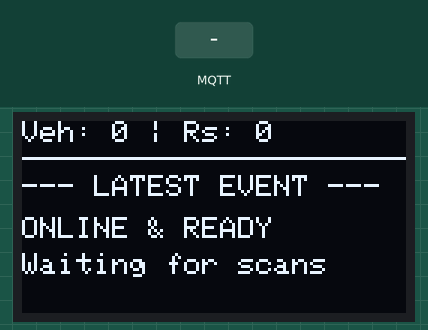
This program was run on a simulated ESP32. Parts: 128×64 one-colour display. The test bench sets the inputs (shaded band). WiFi joins after 1.5 s; servers stay silent unless stated; the local clock reads 2024-03-15 10:24:30 at power-on unless the program sets it; EEPROM starts erased; no MQTT or app messages arrive unless stated.

Above: at 2.7 s.
2.8 s: MQTT message "1" arrives on the first subscribed topic
At 3.5 s:
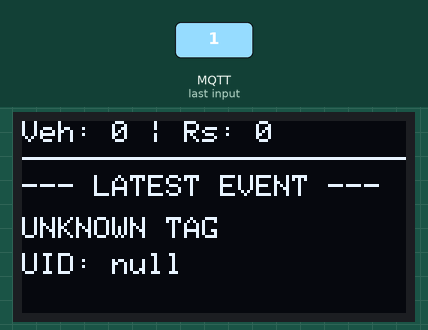
4.3 s: MQTT message "1" arrives on the second subscribed topic
At 4.7 s:
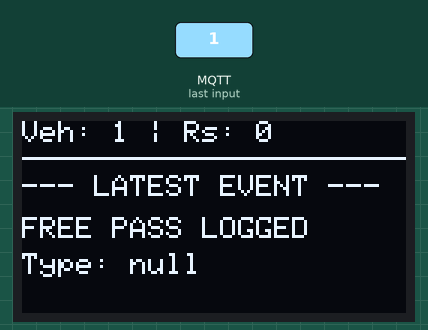
Timing chart, 0 to 7.3 s (numbered marks = the images above; inputs shaded):
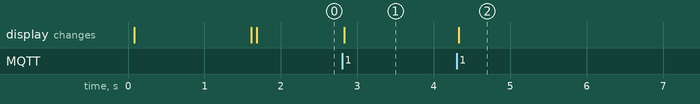

Measured:
- after the input at 2.8 s, the display: changes at once (image 1)
- after the input at 4.3 s, the display: changes at once (image 2)

The program:

main.cpp
```cpp
#include <Arduino.h>
#include <WiFi.h>
#include <PubSubClient.h>
#include <ArduinoJson.h>
#include <Wire.h>
#include <Adafruit_GFX.h>
#include <Adafruit_SSD1306.h>
#include <time.h>
#include <Preferences.h>

// --- Configuration ---
const char* ssid = "Wokwi-GUEST";
const char* password = "";
const char* mqtt_server = "172.18.168.57"; // Your local Mosquitto in WSL

// --- UNIQUE TOPICS ---
const char* req_topic = "elamaran/toll/request";
const char* res_topic = "elamaran/toll/response";
const char* bypass_topic = "elamaran/toll/bypass";

const char* ntpServer = "pool.ntp.org";
const long  gmtOffset_sec = 19800; // IST
const int   daylightOffset_sec = 0;

// --- Objects ---
#define SCREEN_WIDTH 128
#define SCREEN_HEIGHT 64
Adafruit_SSD1306 display(SCREEN_WIDTH, SCREEN_HEIGHT, &Wire, -1);

WiFiClient espClient;
PubSubClient client(espClient);
Preferences preferences;

// --- THE VEHICLE DATABASE MAPPING ---
struct Vehicle {
  String uid;
  String plateNumber;
  int balance;
};

const int NUM_VEHICLES = 3;
Vehicle database[NUM_VEHICLES] = {
  {"01:02:03:04", "TN-38-BQ-1122", 500},
  {"55:66:77:88", "TN-38-AZ-9988", 40},
  {"11:22:33:44", "TN-38-XY-5555", 1000}
};

int totalRevenue = 0;
int totalVehicles = 0;

// Log Memory
String lastLog1 = "System Booting...";
String lastLog2 = "";

// --- Function Prototypes ---
void updateDashboard(String log1 = "", String log2 = "");
void reconnect();
int calculateToll();
void callback(char* topic, byte* payload, unsigned int length);

// --- New Split-Screen Dashboard ---
void updateDashboard(String log1, String log2) {
  // Update log memory if new logs are provided
  if (log1 != "") lastLog1 = log1;
  if (log2 != "") lastLog2 = log2;
  else if (log1 != "") lastLog2 = ""; // Clear second line if only 1 string sent

  display.clearDisplay();
  display.setTextSize(1);
  display.setTextColor(SSD1306_WHITE);

  // TOP HALF: Permanent Stats
  display.setCursor(0, 0);
  display.print("Veh: "); display.print(totalVehicles);
  display.print(" | Rs: "); display.print(totalRevenue);

  // Divider Line
  display.drawLine(0, 12, 128, 12, SSD1306_WHITE);

  // BOTTOM HALF: Live Event Log
  display.setCursor(0, 18);
  display.print("--- LATEST EVENT ---");

  display.setCursor(0, 32);
  display.println(lastLog1);

  display.setCursor(0, 44);
  display.println(lastLog2);

  display.display();
}

void setup() {
  Serial.begin(115200);

  if(!display.begin(SSD1306_SWITCHCAPVCC, 0x3C)) {
    Serial.println(F("SSD1306 allocation failed"));
    for(;;);
  }

  updateDashboard("Initializing...", "Reading Flash Mem");

  // Load Permanent Data from Flash Memory
  preferences.begin("toll_db", false);
  totalRevenue = preferences.getInt("revenue", 0);
  totalVehicles = preferences.getInt("vehicles", 0);

  for (int i = 0; i < NUM_VEHICLES; i++) {
    database[i].balance = preferences.getInt(database[i].uid.c_str(), database[i].balance);
  }

  updateDashboard("Connecting WiFi...", "");
  WiFi.begin(ssid, password);
  while (WiFi.status() != WL_CONNECTED) { delay(500); }

  configTime(gmtOffset_sec, daylightOffset_sec, ntpServer);

  client.setServer(mqtt_server, 1883);
  client.setCallback(callback);
}

void reconnect() {
  while (!client.connected()) {
    updateDashboard("Connecting MQTT...", "Broker: 172.18...");
    if (client.connect("Elamaran_Server_Admin")) {
      client.subscribe(req_topic);
      client.subscribe(bypass_topic);
      updateDashboard("ONLINE & READY", "Waiting for scans");
    } else {
      delay(5000);
    }
  }
}

int calculateToll() {
  struct tm timeinfo;
  if(!getLocalTime(&timeinfo)){ return 50; }

  int hour = timeinfo.tm_hour;
  if ((hour >= 8 && hour <= 10) || (hour >= 17 && hour <= 19)) {
    return 100;
  }
  return 50;
}

void callback(char* topic, byte* payload, unsigned int length) {
  JsonDocument doc;
  deserializeJson(doc, payload, length);

  // HANDLE EMERGENCY & KEYPAD BYPASS
  if (String(topic) == bypass_topic) {
    String type = doc["type"].as<String>();
    totalVehicles++;
    preferences.putInt("vehicles", totalVehicles);

    // Push Log to OLED
    updateDashboard("FREE PASS LOGGED", "Type: " + type);
    return;
  }

  // HANDLE RFID SCANS
  if (String(topic) == req_topic) {
    String scannedUid = doc["uid"].as<String>();
    scannedUid.trim();

    bool found = false;
    JsonDocument responseDoc;

    for (int i = 0; i < NUM_VEHICLES; i++) {
      String dbUid = database[i].uid;
      dbUid.trim();

      if (dbUid.equalsIgnoreCase(scannedUid)) {
        found = true;
        int currentToll = calculateToll();

        if (database[i].balance >= currentToll) {
          database[i].balance -= currentToll;
          totalRevenue += currentToll;
          totalVehicles++;

          // Save to Flash
          preferences.putInt(database[i].uid.c_str(), database[i].balance);
          preferences.putInt("revenue", totalRevenue);
          preferences.putInt("vehicles", totalVehicles);

          responseDoc["status"] = "OK";
          responseDoc["bal"] = database[i].balance;
          responseDoc["v_num"] = database[i].plateNumber;

          // Push Success Log to OLED
          updateDashboard("AUTH SUCCESS", database[i].plateNumber);
        } else {
          responseDoc["status"] = "FAIL";
          responseDoc["bal"] = database[i].balance;
          responseDoc["v_num"] = database[i].plateNumber;
          responseDoc["msg"] = "Low Balance";

          // Push Fail Log to OLED
          updateDashboard("AUTH REJECTED", "Low Bal: " + database[i].plateNumber);
        }
        break;
      }
    }

    if (!found) {
      responseDoc["status"] = "FAIL";
      responseDoc["bal"] = 0;
      responseDoc["v_num"] = "UNKNOWN";
      responseDoc["msg"] = "Unregistered";

      // Push Unregistered Log to OLED
      updateDashboard("UNKNOWN TAG", "UID: " + scannedUid);
    }

    String responseString;
    serializeJson(responseDoc, responseString);
    client.publish(res_topic, responseString.c_str());
  }
}

void loop() {
  if (!client.connected()) reconnect();
  client.loop();
}
```
